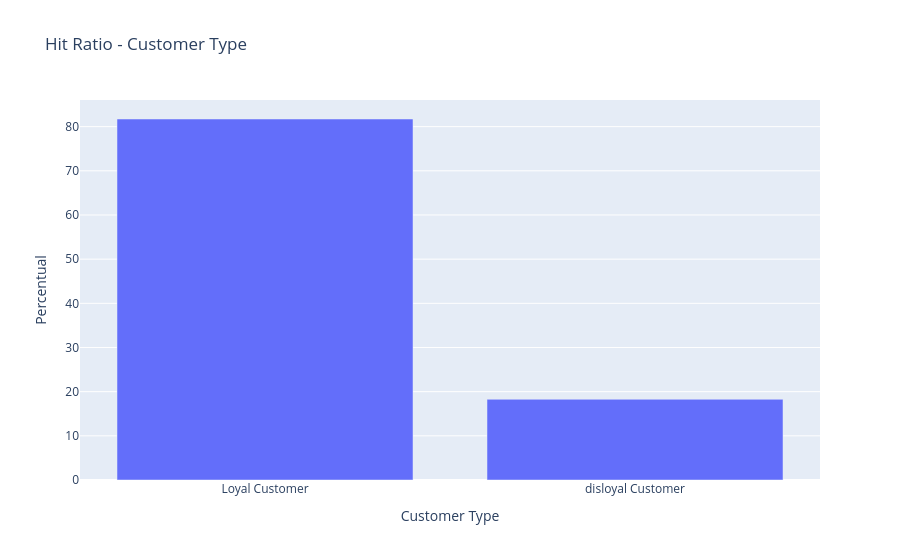

The notebook cell this image was saved under:
### Code cell
# Distribuição da variável Customer Type em percentual

fig = px.bar(df_airline['Customer Type'].value_counts() / len(df_airline) * 100, title='Hit Ratio - Customer Type',labels={'index': 'Customer Type', 'value': 'Percentual'})

fig.update_layout(showlegend=False)
fig.show()

### Figure 1 — Plotly figure (JSON) as saved in the notebook; plotly's stock layout.template omitted (floating-point values rounded to 4 significant figures)
{"data": [{"alignmentgroup": "True", "hovertemplate": "variable=count<br>Customer Type=%{x}<br>Percentual=%{y}<extra></extra>", "legendgroup": "count", "marker": {"color": "#636efa", "pattern": {"shape": ""}}, "name": "count", "offsetgroup": "count", "orientation": "v", "showlegend": true, "textposition": "auto", "type": "bar", "x": ["Loyal Customer", "disloyal Customer"], "xaxis": "x", "y": [81.73, 18.27], "yaxis": "y"}], "layout": {"barmode": "relative", "legend": {"title": {"text": "variable"}, "tracegroupgap": 0}, "showlegend": false, "title": {"text": "Hit Ratio - Customer Type"}, "xaxis": {"anchor": "y", "domain": [0, 1], "title": {"text": "Customer Type"}}, "yaxis": {"anchor": "x", "domain": [0, 1], "title": {"text": "Percentual"}}}}
